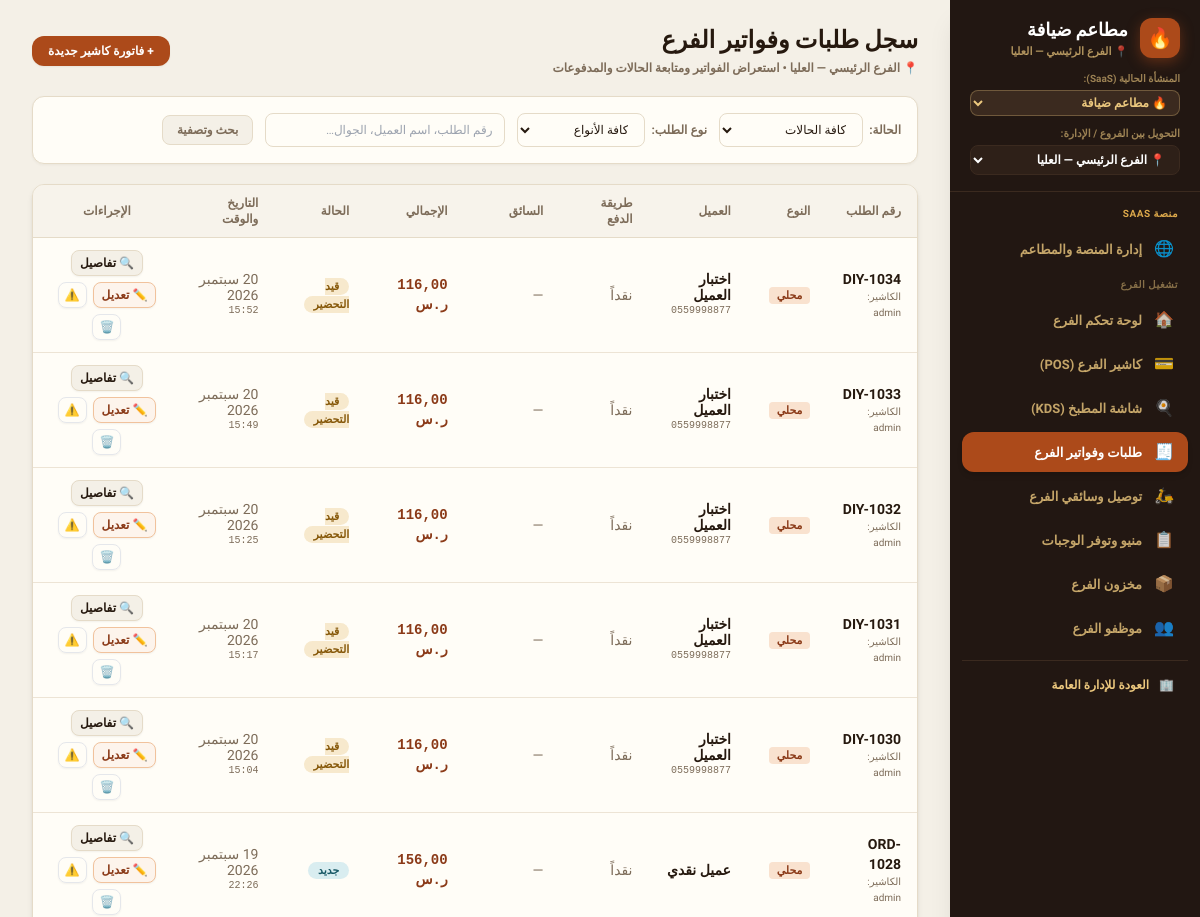
Before: /branch/orders/ (signed in, upper part) with the older database file.
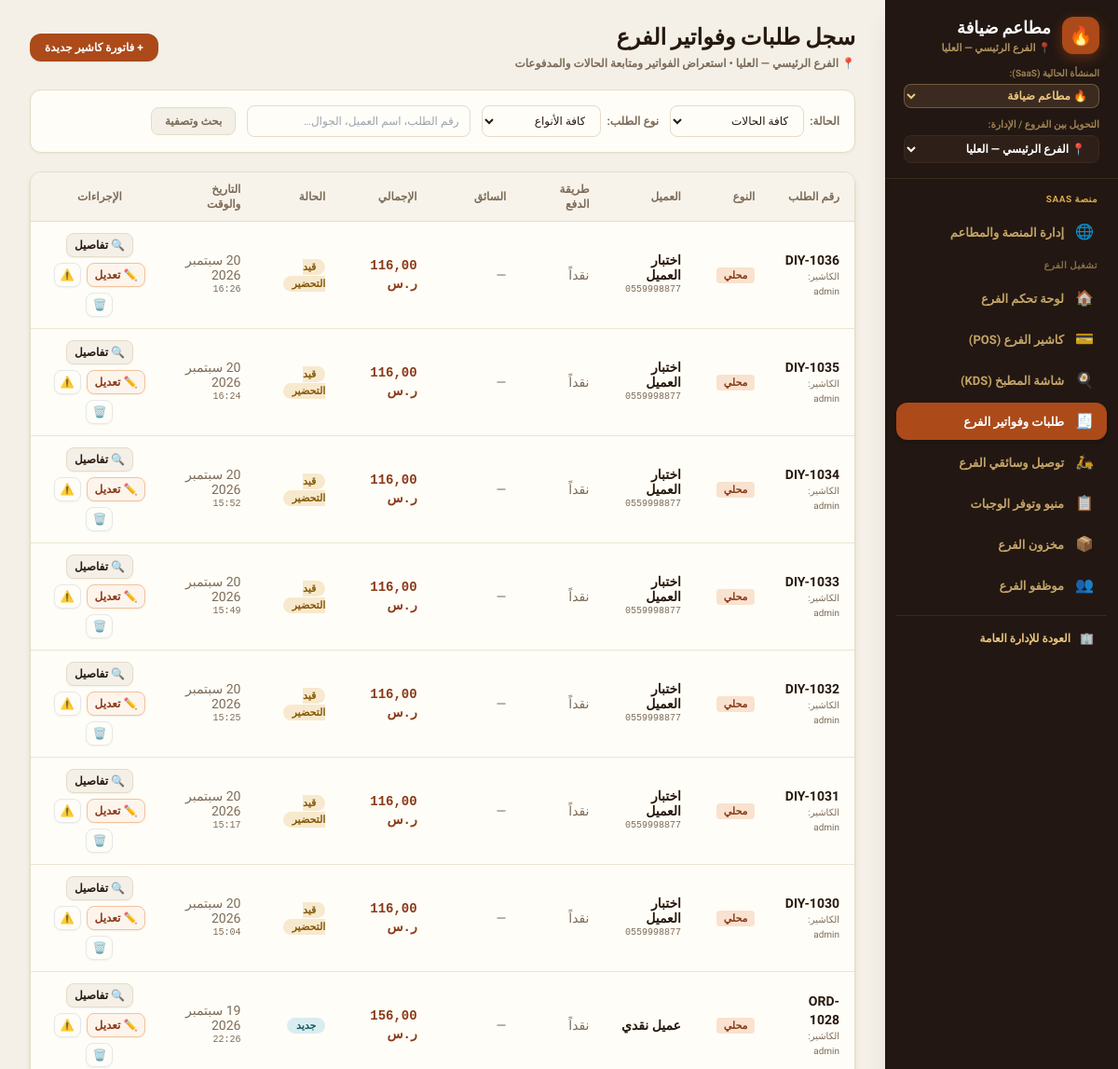
After: the same page with the newer database file.
### core/models.py (models this page shows, shortened)
class Order(models.Model):
    TYPE_CHOICES = [
        ("dine_in", "محلي"),
        ("takeaway", "سفري"),
        ("delivery", "توصيل"),
    ]
    CHANNEL_CHOICES = [
        ("cashier", "الكاشير"),
        ("call_center", "الكول سنتر"),
    ]
    STATUS_CHOICES = [
        ("new", "جديد"),
        ("preparing", "قيد التحضير"),
        ("ready", "جاهز للتسليم"),
        ("out_for_delivery", "في الطريق"),
        ("delivered", "تم التسليم"),
        ("cancelled", "ملغي"),
    ]
    PAY_CHOICES = [
        ("cash", "نقداً"),
        ("card", "بطاقة"),
        ("wallet", "محفظة رقمية"),
    ]
    tenant = models.ForeignKey(
        Tenant,
        on_delete=models.CASCADE,
        related_name="orders",
        null=True,
        blank=True,
        verbose_name="المستأجر / المنشأة",
    )
    order_number = models.CharField(max_length=50, unique=True, verbose_name="رقم الطلب")
    order_type = models.CharField(max_length=20, choices=TYPE_CHOICES, default="dine_in", verbose_name="نوع الطلب")
    channel = models.CharField(max_length=20, choices=CHANNEL_CHOICES, default="cashier", verbose_name="القناة")
    branch = models.ForeignKey(
        Branch,
        on_delete=models.SET_NULL,
        null=True,
        blank=True,
        related_name="orders",
        verbose_name="الفرع",
    )
    delivery_area = models.ForeignKey(
        "DeliveryArea",
        on_delete=models.SET_NULL,
        null=True,
        blank=True,
        related_name="orders",
        verbose_name="منطقة التوصيل / الكومبوند",
    )
    customer = models.ForeignKey(
        Customer,
        on_delete=models.SET_NULL,
        null=True,
        blank=True,
        related_name="orders",
        verbose_name="العميل",
    )
    customer_name = models.CharField(max_length=255, default="عميل نقدي", verbose_name="اسم العميل")
    customer_phone = models.CharField(max_length=50, default="", blank=True, verbose_name="هاتف العميل")
    address = models.CharField(max_length=255, default="", blank=True, verbose_name="عنوان التوصيل")
    status = models.CharField(max_length=30, choices=STATUS_CHOICES, default="new", verbose_name="الحالة")
    pay_method = models.CharField(max_length=20, choices=PAY_CHOICES, default="cash", verbose_name="طريقة الدفع")
    paid = models.BooleanField(default=True, verbose_name="تم الدفع")
    subtotal = models.DecimalField(max_digits=10, decimal_places=2, default=0.00, verbose_name="المجموع الفرعي")
    delivery_fee = models.DecimalField(max_digits=8, decimal_places=2, default=0.00, verbose_name="رسوم التوصيل")
    discount = models.DecimalField(max_digits=8, decimal_places=2, default=0.00, verbose_name="الخصم")
    total = models.DecimalField(max_digits=10, decimal_places=2, default=0.00, verbose_name="الإجمالي")
    cashier = models.CharField(max_length=255, default="", blank=True, verbose_name="الكاشير")
    driver = models.ForeignKey(
        Employee,
        on_delete=models.SET_NULL,
        null=True,
        blank=True,
        related_name="assigned_orders",
        verbose_name="السائق",
    )
    notes = models.TextField(default="", blank=True, verbose_name="ملاحظات")
    created_at = models.DateTimeField(default=timezone.now, verbose_name="تاريخ ووقت الطلب")
    class Meta:
        verbose_name = "طلب"
        verbose_name_plural = "الطلبات"
        ordering = ["-created_at", "-id"]

### core/views.py (the view)
# urls.py: path("branch/orders/", views.branch_orders_view, name="branch_orders"),
@login_required
@ensure_csrf_cookie
def branch_orders_view(request):
    if not user_has_perm(request.user, "view_orders"):
        return HttpResponseForbidden("غير مصرح لك باستعراض سجل طلبات الفرع")
    tenant = get_active_tenant(request)
    branch = get_active_branch(request)
    status_filter = request.GET.get("status", "all")
    type_filter = request.GET.get("type", "all")
    search = request.GET.get("q", "").strip()
    orders = Order.objects.filter(tenant=tenant).select_related("branch", "driver").order_by("-id")
    if branch:
        orders = orders.filter(branch=branch)
    if status_filter != "all":
        orders = orders.filter(status=status_filter)
    if type_filter != "all":
        orders = orders.filter(order_type=type_filter)
    if search:
        orders = orders.filter(Q(order_number__icontains=search) | Q(customer_name__icontains=search) | Q(customer_phone__icontains=search))
    context = {
        "tenant": tenant,
        "branch": branch,
        "orders": orders[:50],
        "status_filter": status_filter,
        "type_filter": type_filter,
        "search_query": search,
        "statuses": Order.STATUS_CHOICES,
        "order_types": Order.TYPE_CHOICES,
    }
    return render(request, "branch_orders.html", context)

### core/views.py (called while the page is built, shortened)
def get_active_tenant(request):
    if hasattr(request, "tenant") and request.tenant:
        return request.tenant

def get_active_branch(request):
    tenant = get_active_tenant(request)
    profile = getattr(request.user, "profile", None)
    is_owner = request.user.is_superuser or (profile and (profile.role in ["owner", "platform_admin"] or profile.is_platform_admin))
    if not is_owner and profile and profile.branch:
        return profile.branch
    active_id = request.session.get("active_branch_id")
    if active_id:
        qs = Branch.objects.filter(id=active_id)
        if tenant:
            qs = qs.filter(tenant=tenant)
        return qs.first()
    return None

def user_has_perm(user, perm_key):
    if not user or not user.is_authenticated:
        return False
    if user.is_superuser:
        return True

### templates/branch_orders.html (shortened to what the changed rows need)
{% extends "base.html" %}
{% block content %}
<div>
    <div class="mb-5 flex flex-col sm:flex-row sm:items-center sm:justify-between gap-3">
        <div>
            <h1 class="text-2xl font-black font-display text-ink">سجل طلبات وفواتير الفرع</h1>
        </div>
    </div>
    <div class="card overflow-hidden shadow-md">
        <div class="overflow-x-auto">
            <table class="w-full text-right text-xs">
                <thead class="border-b border-line bg-paper/70">
                    <tr>
                        <th class="th">رقم الطلب</th>
                        <th class="th">النوع</th>
                        <th class="th">العميل</th>
                        <th class="th">طريقة الدفع</th>
                        <th class="th">السائق</th>
                        <th class="th">الإجمالي</th>
                        <th class="th">الحالة</th>
                        <th class="th">التاريخ والوقت</th>
                        <th class="th text-center">الإجراءات</th>
                    </tr>
                </thead>
                <tbody class="divide-y divide-line/70">
                    {% for o in orders %}
                    <tr class="hover:bg-paper/30 transition">
                        <td class="td">
                            <span class="font-extrabold text-ink text-sm">{{ o.order_number }}</span>
                            <span class="block text-[10px] text-soft">الكاشير: {{ o.cashier|default:"—" }}</span>
                        </td>
                        <td class="td">
                            <span class="rounded px-2 py-0.5 text-[11px] font-bold
                                {% if o.order_type == 'dine_in' %}bg-brand-100 text-brand-700
                                {% elif o.order_type == 'takeaway' %}bg-paper border border-line text-ink
                                {% else %}bg-info-100 text-info-700{% endif %}">
                                {{ o.get_order_type_display }}
                            </span>
                        </td>
                        <td class="td">
                            <p class="font-bold text-ink">{{ o.customer_name }}</p>
                            {% if o.customer_phone %}
                            <p class="text-[10px] text-soft font-mono" dir="ltr">{{ o.customer_phone }}</p>
                            {% endif %}
                        </td>
                        <td class="td text-soft">{{ o.get_pay_method_display }}</td>
                        <td class="td text-soft">{{ o.driver.name|default:"—" }}</td>
                        <td class="td font-extrabold text-brand-700 font-mono text-sm">{{ o.total|floatformat:2 }} ر.س</td>
                        <td class="td">
                            <span class="rounded-full px-2.5 py-0.5 text-[11px] font-bold
                                {% if o.status == 'delivered' %}bg-good-100 text-good-700
                                {% elif o.status == 'ready' %}bg-good-100 text-good-700
                                {% elif o.status == 'out_for_delivery' %}bg-brand-100 text-brand-700
                                {% elif o.status == 'preparing' %}bg-warn-100 text-warn-700
                                {% elif o.status == 'cancelled' %}bg-bad-100 text-bad-700
                                {% else %}bg-info-100 text-info-700{% endif %}">
                                {{ o.get_status_display }}
                            </span>
                        </td>
                        <td class="td text-soft">
                            <span>{{ o.created_at|date:"j M Y" }}</span>
                            <span class="block text-[10px] font-mono">{{ o.created_at|time:"H:i" }}</span>
                        </td>
                        <td class="td text-center">
                            <div class="flex items-center justify-center gap-1.5 flex-wrap">
                                <a
                                    href="{% url 'order_detail' o.id %}"
                                    title="تفاصيل الطلب والفاتورة"
                                    class="rounded-lg bg-paper border border-line px-2 py-1 text-xs font-bold text-ink hover:bg-line transition shadow-sm"
                                >
                                    🔍 تفاصيل
                                </a>
                                <a
                                    href="{% url 'order_edit' o.id %}"
                                    title="تعديل الطلب"
                                    class="rounded-lg bg-brand-50 border border-brand-200 px-2 py-1 text-xs font-bold text-brand-700 hover:bg-brand-100 transition shadow-sm"
                                >
                                    ✏️ تعديل
                                </a>
                                <button
                                    type="button"
                                    onclick="cancelOrder({{ o.id }}, '{{ o.order_number }}')"
                                    title="إلغاء الطلب"
                                    class="rounded-lg bg-warn-50 border border-warn-200 px-1.5 py-1 text-xs font-bold text-warn-700 hover:bg-warn-100 transition shadow-sm"
                                >
                                    ⚠️
                                </button>
                                <button
                                    type="button"
                                    onclick="deleteOrder({{ o.id }}, '{{ o.order_number }}')"
                                    title="حذف نهائي"
                                    class="rounded-lg bg-bad-50 border border-bad-200 px-1.5 py-1 text-xs font-bold text-bad-700 hover:bg-bad-100 transition shadow-sm"
                                >
                                    🗑️
                                </button>
                            </div>
                        </td>
                    </tr>
                    {% empty %}
                    <tr>
                        <td colspan="9" class="py-12 text-center text-xs text-soft font-bold">لا توجد طلبات مطابقة للبحث</td>
                    </tr>
                    {% endfor %}
                </tbody>
            </table>
        </div>
    </div>
</div>
{% endblock %}

Changed rows visible on the page:
added Order: order_number "DIY-1036", cashier "admin", order_type "محلي", customer_name "اختبار العميل", customer_phone "0559998877", pay_method "نقداً", driver.name "—", total "116,00", status "قيد التحضير", created_at "20 سبتمبر 2026", created_at "16:26"
added Order: order_number "DIY-1035", cashier "admin", order_type "محلي", customer_name "اختبار العميل", customer_phone "0559998877", pay_method "نقداً", driver.name "—", total "116,00", status "قيد التحضير", created_at "20 سبتمبر 2026", created_at "16:24"
